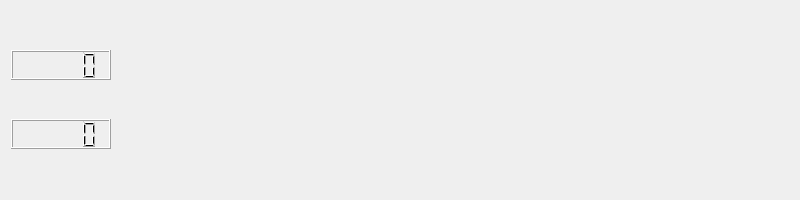
<?xml version="1.0" encoding="UTF-8"?>
<ui version="4.0">
 <class>AnalogPlot</class>
 <widget class="QWidget" name="AnalogPlot">
  <property name="geometry">
   <rect>
    <x>0</x>
    <y>0</y>
    <width>800</width>
    <height>200</height>
   </rect>
  </property>
  <property name="sizePolicy">
   <sizepolicy hsizetype="Expanding" vsizetype="Expanding">
    <horstretch>1</horstretch>
    <verstretch>1</verstretch>
   </sizepolicy>
  </property>
  <property name="minimumSize">
   <size>
    <width>200</width>
    <height>22</height>
   </size>
  </property>
  <property name="windowTitle">
   <string>Form</string>
  </property>
  <layout class="QGridLayout" name="gridLayout">
   <item row="0" column="0">
    <layout class="QHBoxLayout" name="horizontalLayout">
     <property name="spacing">
      <number>0</number>
     </property>
     <item>
      <layout class="QVBoxLayout" name="verticalLayout">
       <property name="spacing">
        <number>0</number>
       </property>
       <item>
        <widget class="QLCDNumber" name="lcdNumberFPS">
         <property name="maximumSize">
          <size>
           <width>100</width>
           <height>30</height>
          </size>
         </property>
        </widget>
       </item>
       <item>
        <widget class="QLCDNumber" name="lcdNumberMs">
         <property name="maximumSize">
          <size>
           <width>100</width>
           <height>30</height>
          </size>
         </property>
        </widget>
       </item>
      </layout>
     </item>
     <item>
      <widget class="QCustomPlot" name="tracePlot" native="true">
       <property name="minimumSize">
        <size>
         <width>300</width>
         <height>0</height>
        </size>
       </property>
      </widget>
     </item>
    </layout>
   </item>
  </layout>
 </widget>
 <customwidgets>
  <customwidget>
   <class>QCustomPlot</class>
   <extends>QWidget</extends>
   <header>qcustomplot.h</header>
   <container>1</container>
  </customwidget>
 </customwidgets>
 <resources/>
 <connections/>
</ui>
